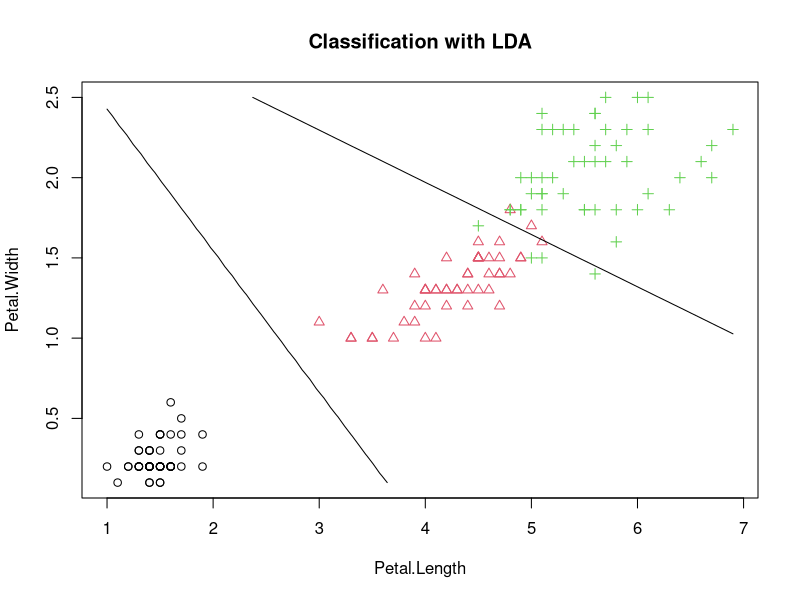
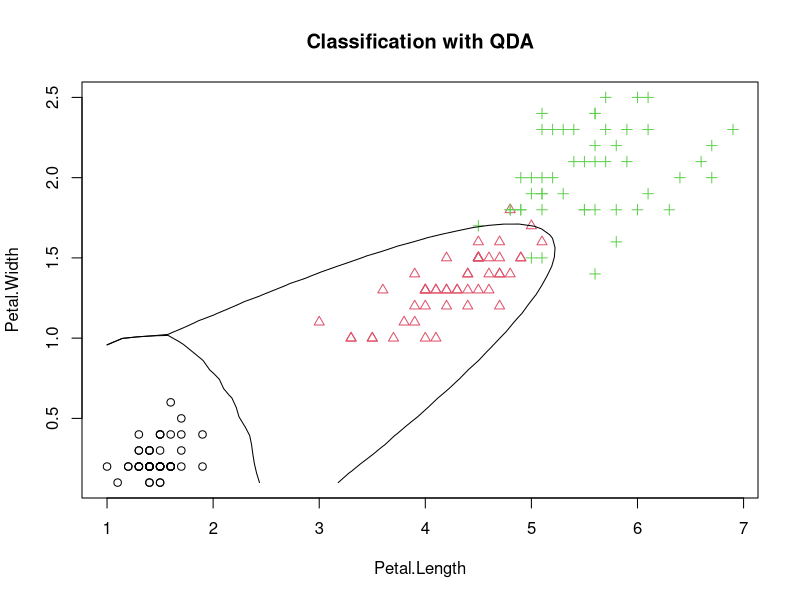
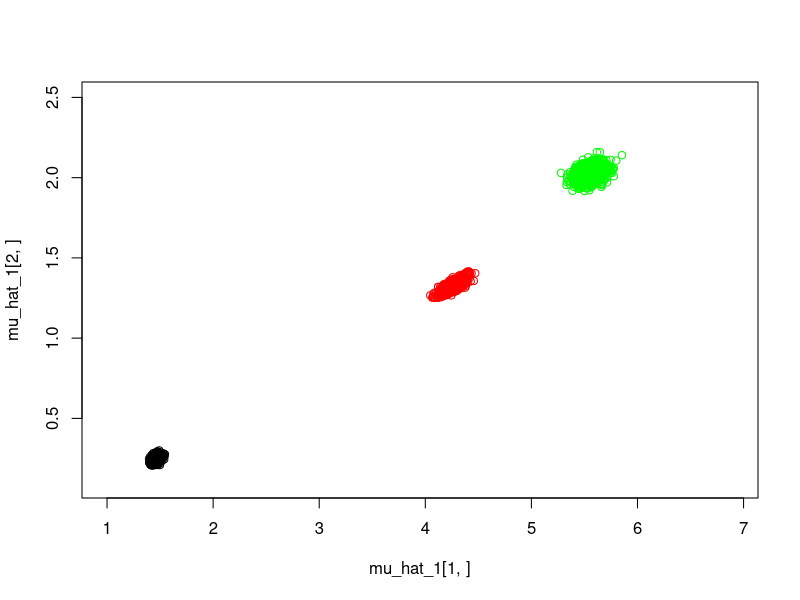
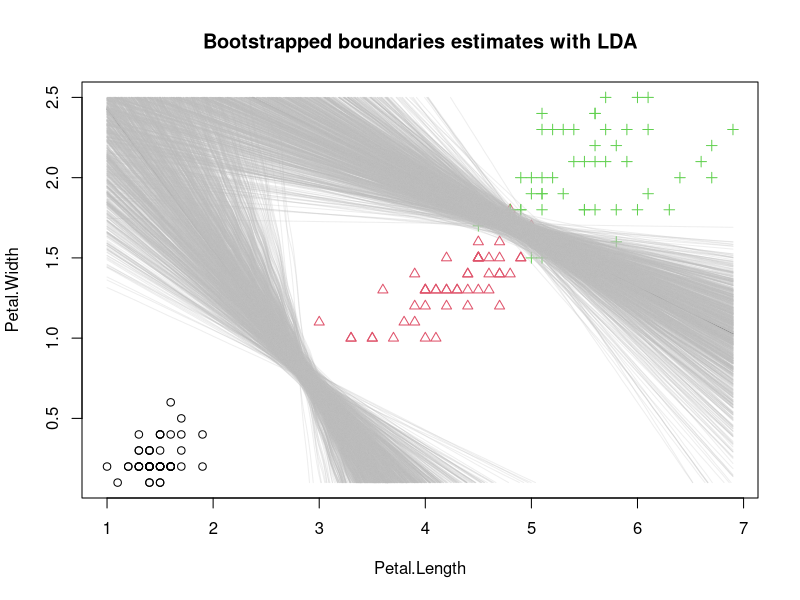
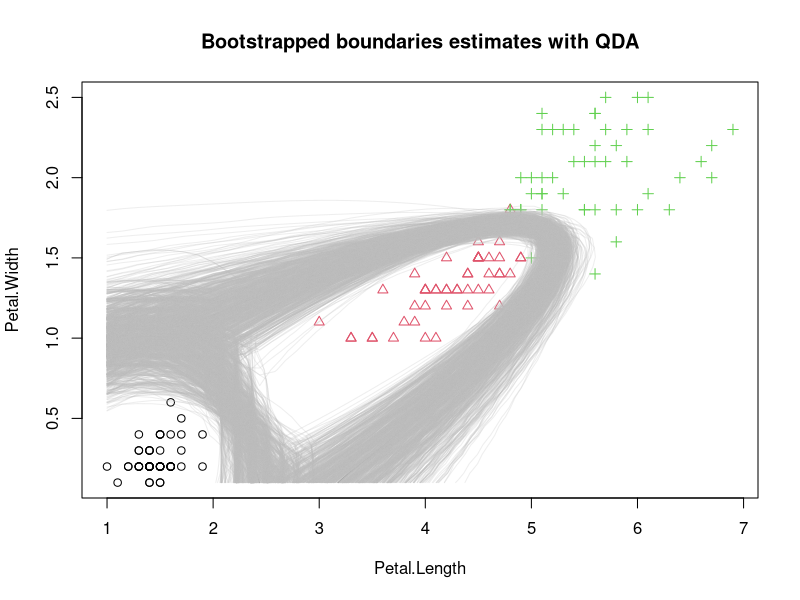
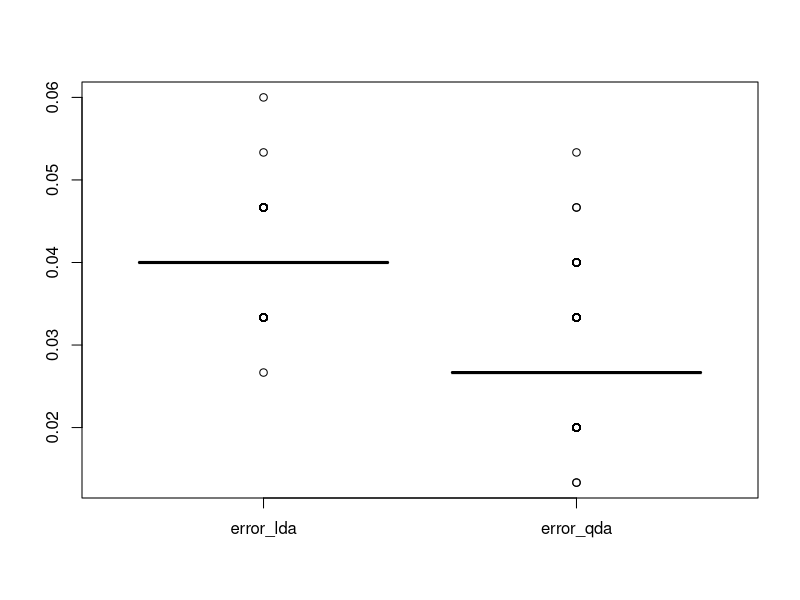
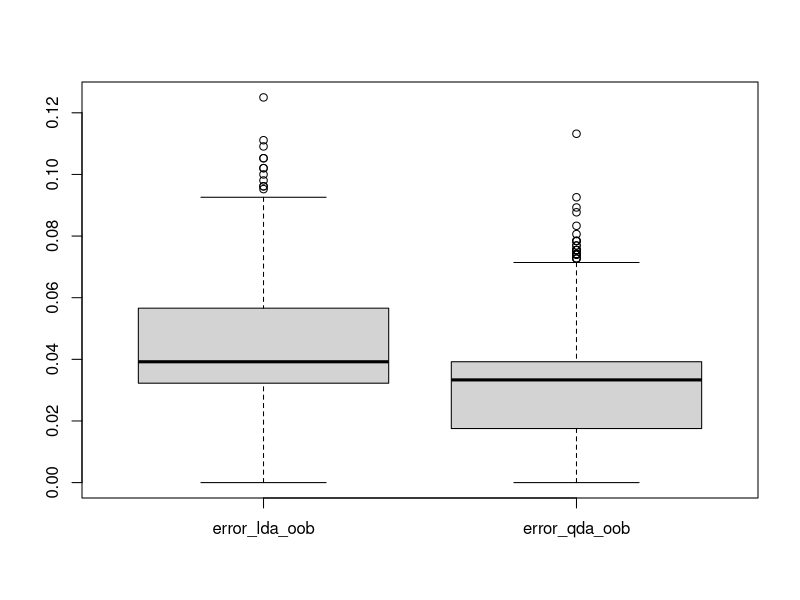

These figures' R source, in order:
### Code skeleton for Series 7, task 2

## Read in dataset, set seed, load package
Iris <- iris[,c("Petal.Length","Petal.Width","Species")]
grIris <- as.integer(Iris[,"Species"])
set.seed(16)
library(MASS)

## Read n
n <- nrow(Iris)

## Utility functiom for plotting boundaries
predplot <- function(object, x, gr = grIris, main = "", lines.only=FALSE,
                     len = 42, colcont = "black", ...)
{
  ##  gr : the true grouping/class vector
  stopifnot(length(gr) == nrow(x))
  xp <- seq(min(x[,1]), max(x[,1]), length=len)
  yp <- seq(min(x[,2]), max(x[,2]), length=len)
  grid <- expand.grid(xp, yp)
  colnames(grid) <- colnames(x)[-3]
  Z <- predict(object, grid, ...)
  zp <- as.numeric(Z$class)
  zp <- Z$post[,3] - pmax(Z$post[,2], Z$post[,1])
  if(!lines.only)
    plot(x[,1], x[,2], col =gr, pch = gr,
         main = main,xlab=colnames(x)[1],ylab=colnames(x)[2])
  contour(xp, yp, matrix(zp, len),
          add = TRUE, levels = 0, drawlabels = FALSE, col=colcont)
  zp <- Z$post[,1] - pmax(Z$post[,2], Z$post[,3])
  contour(xp, yp, matrix(zp, len),
          add = TRUE, levels = 0, drawlabels = FALSE, col=colcont)
}
## Bootstrap size
B <- 1000




###################################################
### TASK a)
###################################################

## Use function lda to fit data
class_lda <- lda(Species~., Iris)

## Use function predplot to plot the boundaries
predplot(class_lda, Iris, main="Classification with LDA")

## Use function qda to fit data
class_qda <- qda(Species~., Iris)

## Use function predplot to plot the boundaries
predplot(class_qda, Iris, main="Classification with QDA")


###################################################
### TASKS b)
###################################################

## Create a random index matrix with either functions sample or sample.int to generate bootstrap
index <- matrix(sample(n, n*B, replace = TRUE), nrow=n, ncol=B)

## Initialize the list for LDA nad QDA fits
fit_lda <- vector("list",B)
fit_qda <- vector("list",B)


## Use both methods on the bootstrap samples
for(i in 1:B) {
  ind <- index[,i]
  fit_lda[[i]] <- lda(Species~., Iris[ind,])
  fit_qda[[i]] <- qda(Species~., Iris[ind,])
}

## Initialize the mu_hat bootstrap estimates
mu_hat_1 <- mu_hat_2 <- mu_hat_3 <- matrix(0,ncol=B,nrow=2)

## Determine the mu_hat bootstrap estimates

for(i in 1:B){
  mu_hat_temp <- fit_lda[[i]]$means
  mu_hat_1[,i] <- mu_hat_temp[1,]
  mu_hat_2[,i] <- mu_hat_temp[2,]
  mu_hat_3[,i] <- mu_hat_temp[3,]
}

## Plot the boostrapped estimators
## get borders of plot
min_x <- min(Iris[,1])
min_y <- min(Iris[,2])
max_x <- max(Iris[,1])
max_y <- max(Iris[,2])
plot(mu_hat_1[1,],mu_hat_1[2,], xlim = c(min_x, max_x), ylim = c(min_y, max_y))
points(mu_hat_2[1,],mu_hat_2[2,], col = "red", pch = 1)
points(mu_hat_3[1,],mu_hat_3[2,], col = "green", pch = 1)

###################################################
### TASK c)
###################################################

## Plot the bootstrapped boundaries estimates with LDA
predplot(class_lda, Iris,
         main = "Bootstrapped boundaries estimates with LDA")
for(i in 1:B){
  fit <- fit_lda[[i]]
  predplot(fit, Iris, lines.only= TRUE, colcont=adjustcolor("gray", 0.25))
}



## Plot the bootstrapped boundaries estimates with QDA
predplot(class_qda, Iris,
         main= "Bootstrapped boundaries estimates with QDA")
for(i in 1:B){
  fit <- fit_qda[[i]]
  predplot(fit, Iris, lines.only= TRUE, colcont=adjustcolor("gray", 0.25))
}

###################################################
### TASK d)
###################################################


## Initialize the errors

error_lda <- rep(0,B)
error_qda <- rep(0,B)

## Use the predict function to calculate the error
## Read help on predict.lda. Remember that logical
## FALSE/TRUE are treated as 0/1.

for(i in 1:B){
  error_lda[i] <- mean(predict(fit_lda[[i]],Iris)$class != Iris[,3])
  error_qda[i] <- mean(predict(fit_qda[[i]],Iris)$class != Iris[,3])
}

## Print the error
cat("Generalized error for LDA:",format(mean(error_lda),digits=4))
cat("Generalized error for QDA:",format(mean(error_qda),digits=4))


## Plot the boxplot of the errors

boxplot(cbind(error_lda, error_qda), range = 1.5)

###################################################
### TASK e)
###################################################


## Initialize the errors

error_lda_oob <- rep(0,B)
error_qda_oob <- rep(0,B)

## Use the predict function to calculate the error
## Read help on predict.lda. Remember that logical
## FALSE/TRUE are treated as 0/1.

for(i in 1:B){
  ind <- index[,i]
  error_lda_oob[i] <- mean(predict(fit_lda[[i]],Iris[-ind,])$class != Iris[-ind,3])
  error_qda_oob[i] <- mean(predict(fit_qda[[i]],Iris[-ind,])$class != Iris[-ind,3])
}

## Print the error
cat("Generalized error for LDA:",format(mean(error_lda_oob),digits=4))
cat("Generalized error for QDA:",format(mean(error_qda_oob),digits=4))


## Plot the boxplot of the errors

boxplot(cbind(error_lda_oob, error_qda_oob), range = 1.5)

